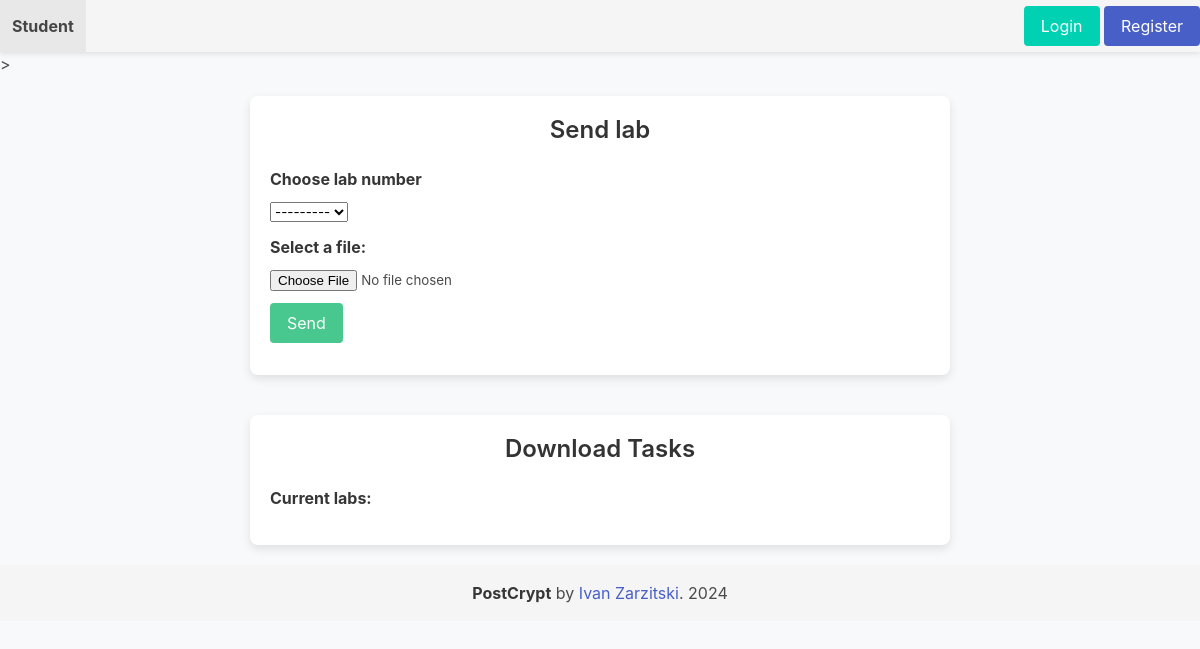
/, run on an earlier commit of the app's database.
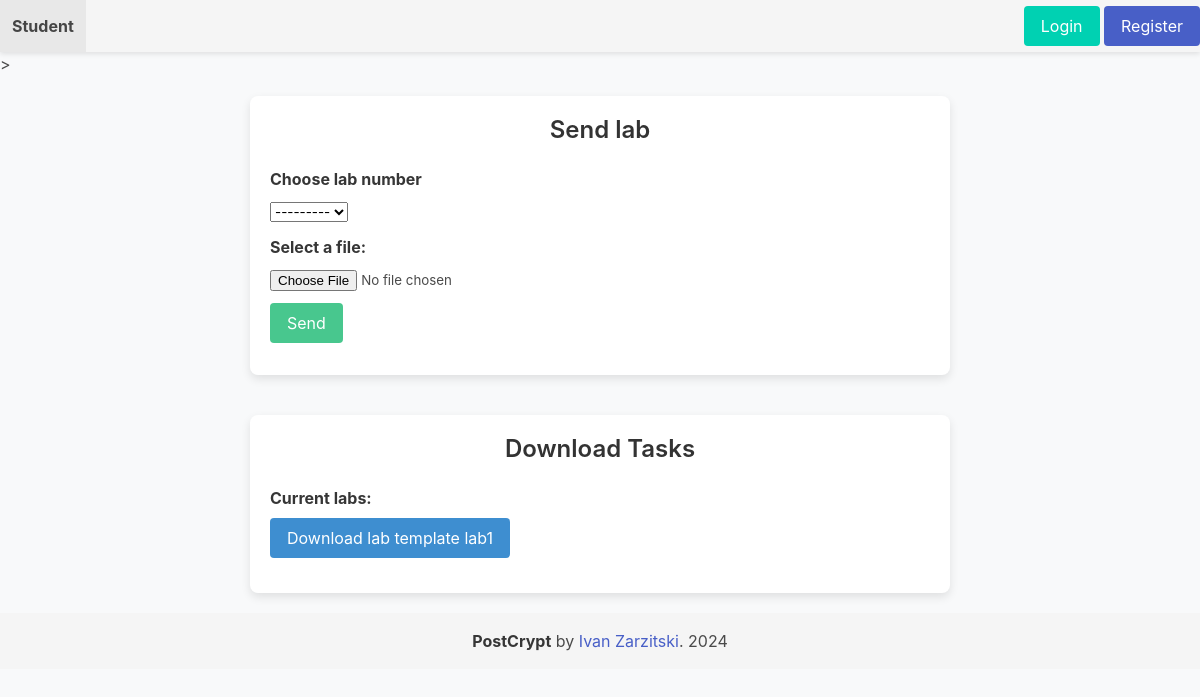
And on a later commit of the database.
### myapp/models.py (models this page shows)
class LabChoice(models.Model):
    name = models.CharField(max_length=25)
    def __str__(self):
        return self.name

### myapp/views.py (the view)
# urls.py: path('', views.home, name='home'),
def home(request):
    context = {'form': DocumentForm()}
    return render(request, 'list.html', context)

### myapp/forms.py
class DocumentForm(forms.Form):
    docfile = forms.FileField(label='Select a file')
    labName = forms.ModelChoiceField(
        label="Choose lab number",
        queryset=LabChoice.objects.all(),
        widget=forms.Select,
        to_field_name='name'
    )

### myapp/templates/list.html (shortened to what this page needs)
{% load static %}
<!DOCTYPE html>
<html>
    <head>
        <link rel="stylesheet" href="https://cdn.jsdelivr.net/npm/bulma@0.9.3/css/bulma.min.css">
    </head>
    <body>
        <nav class="navbar is-light" role="navigation" aria-label="main navigation">
            <div class="navbar-brand">
                <a class="navbar-item" href="#">
                    <strong>Student</strong>
                </a>
            </div>
            <div class="navbar-menu">
                <div class="navbar-end">
                    <div class="buttons">
                        <p>
                            <a href="{% url 'login' %}">
                                <button type="button" class="button is-primary">Login</button>
                            </a>
                            <a href="{% url 'register' %}">
                                <button type="button" class="button is-link">Register</button>
                            </a>
                        </p>
                    </div>
                </div>
            </div>
        </nav>
        >
        <div class="content-wrap">
            <section class="section">
                <div class="container">
                    <h1 class="title">Send lab</h1>
                    <form action="{% url 'results-view' %}" method="post" enctype="multipart/form-data">
                        <div class="field">
                            <label class="label">{{ form.labName.label }}</label>
                            <div class="control">
                                {{ form.labName }}
                            </div>
                        </div>
                        <div class="field">
                            <label class="label">{{ form.docfile.label_tag }}</label>
                            <div class="control">
                                {{ form.docfile }}
                            </div>
                        </div>
                        <div class="field">
                            <div class="control">
                                <button type="submit" class="button is-success">Send</button>
                            </div>
                        </div>
                    </form>
                </div>
            </section>
        </div>
        <section class="section">
            <div class="container">
                <h1 class="title">Download Tasks</h1>
                <div class="field">
                    <label class="label">Current labs:</label>
                    <div class="control">
                        {% for lab in form.labName.field.queryset %}
                            <div class="buttons">
                                <a href="{% url 'download-template' lab.name %}" class="button is-info">
                                    Download lab template {{ lab.name }}
                                </a>
                            </div>
                        {% endfor %}
                    </div>
                </div>
            </div>
        </section>
            {% include 'footer.html' %}
    </body>
    </html>

What changed in the data, as far as the page shows it:
added LabChoice: name "lab1"
